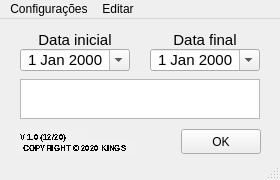
<?xml version="1.0" encoding="UTF-8"?>
<ui version="4.0">
 <class>Gui</class>
 <widget class="QMainWindow" name="Gui">
  <property name="geometry">
   <rect>
    <x>0</x>
    <y>0</y>
    <width>280</width>
    <height>180</height>
   </rect>
  </property>
  <property name="windowTitle">
   <string>MainWindow</string>
  </property>
  <widget class="QWidget" name="root">
   <widget class="QDateEdit" name="dt_Inicial">
    <property name="geometry">
     <rect>
      <x>20</x>
      <y>30</y>
      <width>110</width>
      <height>22</height>
     </rect>
    </property>
    <property name="font">
     <font>
      <family>Arial</family>
      <pointsize>11</pointsize>
     </font>
    </property>
    <property name="alignment">
     <set>Qt::AlignCenter</set>
    </property>
    <property name="readOnly">
     <bool>false</bool>
    </property>
    <property name="buttonSymbols">
     <enum>QAbstractSpinBox::NoButtons</enum>
    </property>
    <property name="showGroupSeparator" stdset="0">
     <bool>false</bool>
    </property>
    <property name="calendarPopup">
     <bool>true</bool>
    </property>
   </widget>
   <widget class="QDateEdit" name="dt_Final">
    <property name="geometry">
     <rect>
      <x>150</x>
      <y>30</y>
      <width>110</width>
      <height>22</height>
     </rect>
    </property>
    <property name="font">
     <font>
      <family>Arial</family>
      <pointsize>11</pointsize>
     </font>
    </property>
    <property name="alignment">
     <set>Qt::AlignCenter</set>
    </property>
    <property name="buttonSymbols">
     <enum>QAbstractSpinBox::NoButtons</enum>
    </property>
    <property name="currentSection">
     <enum>QDateTimeEdit::DaySection</enum>
    </property>
    <property name="calendarPopup">
     <bool>true</bool>
    </property>
   </widget>
   <widget class="QTextBrowser" name="lb_Resposta">
    <property name="geometry">
     <rect>
      <x>20</x>
      <y>60</y>
      <width>240</width>
      <height>40</height>
     </rect>
    </property>
    <property name="font">
     <font>
      <family>Arial</family>
      <pointsize>10</pointsize>
     </font>
    </property>
   </widget>
   <widget class="QLabel" name="lb_Inicial">
    <property name="geometry">
     <rect>
      <x>20</x>
      <y>10</y>
      <width>110</width>
      <height>21</height>
     </rect>
    </property>
    <property name="font">
     <font>
      <family>Arial</family>
      <pointsize>11</pointsize>
     </font>
    </property>
    <property name="layoutDirection">
     <enum>Qt::LeftToRight</enum>
    </property>
    <property name="text">
     <string>Data inicial</string>
    </property>
    <property name="alignment">
     <set>Qt::AlignCenter</set>
    </property>
   </widget>
   <widget class="QLabel" name="lb_Fnal">
    <property name="geometry">
     <rect>
      <x>150</x>
      <y>10</y>
      <width>110</width>
      <height>21</height>
     </rect>
    </property>
    <property name="font">
     <font>
      <family>Arial</family>
      <pointsize>11</pointsize>
     </font>
    </property>
    <property name="layoutDirection">
     <enum>Qt::LeftToRight</enum>
    </property>
    <property name="text">
     <string>Data final</string>
    </property>
    <property name="scaledContents">
     <bool>false</bool>
    </property>
    <property name="alignment">
     <set>Qt::AlignCenter</set>
    </property>
   </widget>
   <widget class="QTextBrowser" name="copyright_Txt">
    <property name="geometry">
     <rect>
      <x>15</x>
      <y>120</y>
      <width>120</width>
      <height>16</height>
     </rect>
    </property>
    <property name="font">
     <font>
      <weight>75</weight>
      <bold>true</bold>
      <strikeout>false</strikeout>
      <stylestrategy>NoAntialias</stylestrategy>
     </font>
    </property>
    <property name="whatsThis">
     <string/>
    </property>
    <property name="autoFillBackground">
     <bool>true</bool>
    </property>
    <property name="styleSheet">
     <string notr="true">background-color: rgb(240, 240, 240);</string>
    </property>
    <property name="frameShape">
     <enum>QFrame::NoFrame</enum>
    </property>
    <property name="frameShadow">
     <enum>QFrame::Plain</enum>
    </property>
    <property name="verticalScrollBarPolicy">
     <enum>Qt::ScrollBarAlwaysOff</enum>
    </property>
    <property name="horizontalScrollBarPolicy">
     <enum>Qt::ScrollBarAlwaysOff</enum>
    </property>
    <property name="html">
     <string>&lt;!DOCTYPE HTML PUBLIC &quot;-//W3C//DTD HTML 4.0//EN&quot; &quot;http://www.w3.org/TR/REC-html40/strict.dtd&quot;&gt;
&lt;html&gt;&lt;head&gt;&lt;meta name=&quot;qrichtext&quot; content=&quot;1&quot; /&gt;&lt;style type=&quot;text/css&quot;&gt;
p, li { white-space: pre-wrap; }
&lt;/style&gt;&lt;/head&gt;&lt;body style=&quot; font-family:'MS Shell Dlg 2'; font-size:8.25pt; font-weight:600; font-style:normal;&quot;&gt;
&lt;p align=&quot;center&quot; style=&quot; margin-top:0px; margin-bottom:0px; margin-left:0px; margin-right:0px; -qt-block-indent:0; text-indent:0px;&quot;&gt;&lt;span style=&quot; font-size:6pt;&quot;&gt;COPYRIGHT © 2020 KINGS&lt;/span&gt;&lt;/p&gt;&lt;/body&gt;&lt;/html&gt;</string>
    </property>
    <property name="overwriteMode">
     <bool>false</bool>
    </property>
   </widget>
   <widget class="QPushButton" name="bt_Ok">
    <property name="geometry">
     <rect>
      <x>181</x>
      <y>110</y>
      <width>80</width>
      <height>25</height>
     </rect>
    </property>
    <property name="text">
     <string>OK</string>
    </property>
   </widget>
   <widget class="QTextBrowser" name="copyright_Txt_2">
    <property name="geometry">
     <rect>
      <x>16</x>
      <y>109</y>
      <width>71</width>
      <height>16</height>
     </rect>
    </property>
    <property name="font">
     <font>
      <weight>75</weight>
      <bold>true</bold>
      <strikeout>false</strikeout>
      <stylestrategy>NoAntialias</stylestrategy>
     </font>
    </property>
    <property name="whatsThis">
     <string/>
    </property>
    <property name="autoFillBackground">
     <bool>true</bool>
    </property>
    <property name="styleSheet">
     <string notr="true">background-color: rgb(240, 240, 240);</string>
    </property>
    <property name="frameShape">
     <enum>QFrame::NoFrame</enum>
    </property>
    <property name="frameShadow">
     <enum>QFrame::Plain</enum>
    </property>
    <property name="verticalScrollBarPolicy">
     <enum>Qt::ScrollBarAlwaysOff</enum>
    </property>
    <property name="horizontalScrollBarPolicy">
     <enum>Qt::ScrollBarAlwaysOff</enum>
    </property>
    <property name="html">
     <string>&lt;!DOCTYPE HTML PUBLIC &quot;-//W3C//DTD HTML 4.0//EN&quot; &quot;http://www.w3.org/TR/REC-html40/strict.dtd&quot;&gt;
&lt;html&gt;&lt;head&gt;&lt;meta name=&quot;qrichtext&quot; content=&quot;1&quot; /&gt;&lt;style type=&quot;text/css&quot;&gt;
p, li { white-space: pre-wrap; }
&lt;/style&gt;&lt;/head&gt;&lt;body style=&quot; font-family:'MS Shell Dlg 2'; font-size:8.25pt; font-weight:600; font-style:normal;&quot;&gt;
&lt;p style=&quot; margin-top:0px; margin-bottom:0px; margin-left:0px; margin-right:0px; -qt-block-indent:0; text-indent:0px;&quot;&gt;&lt;span style=&quot; font-size:6pt;&quot;&gt;V 1.0 (12/20)&lt;/span&gt;&lt;/p&gt;&lt;/body&gt;&lt;/html&gt;</string>
    </property>
    <property name="overwriteMode">
     <bool>false</bool>
    </property>
   </widget>
  </widget>
  <widget class="QMenuBar" name="menubar">
   <property name="geometry">
    <rect>
     <x>0</x>
     <y>0</y>
     <width>280</width>
     <height>22</height>
    </rect>
   </property>
   <widget class="QMenu" name="menu_Config">
    <property name="title">
     <string>Configurações</string>
    </property>
    <addaction name="separator"/>
    <addaction name="ac_Pref"/>
   </widget>
   <widget class="QMenu" name="menuEditar">
    <property name="title">
     <string>Editar</string>
    </property>
    <addaction name="actionLimpar"/>
   </widget>
   <addaction name="menu_Config"/>
   <addaction name="menuEditar"/>
  </widget>
  <widget class="QStatusBar" name="statusbar"/>
  <action name="actionPortugu_s_Brasil">
   <property name="text">
    <string>Português-Brasil</string>
   </property>
  </action>
  <action name="actionEnglish">
   <property name="text">
    <string>English</string>
   </property>
  </action>
  <action name="actionEnglish_2">
   <property name="text">
    <string>English</string>
   </property>
  </action>
  <action name="ac_Pref">
   <property name="text">
    <string>Preferências</string>
   </property>
  </action>
  <action name="actionLimpar">
   <property name="text">
    <string>Limpar</string>
   </property>
  </action>
 </widget>
 <resources/>
 <connections/>
</ui>
